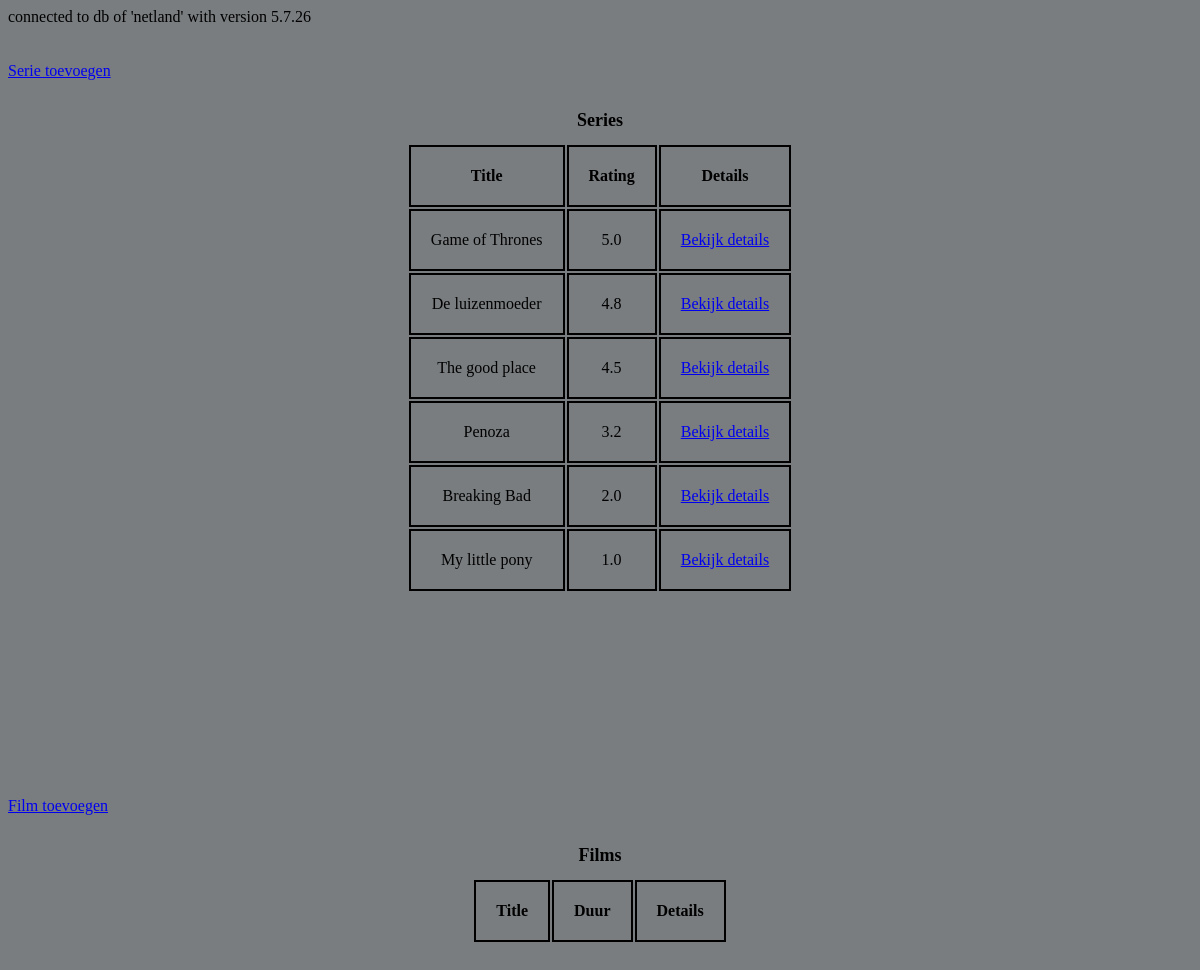
Screenshot of /old_index.php with the database file from the repository.
### tables this page shows
CREATE TABLE `series` (
	id MEDIUMINT NOT NULL AUTO_INCREMENT PRIMARY KEY,
    title VARCHAR(100) NOT NULL,
    rating DECIMAL(2,1) NULL,
    summary TEXT NOT NULL,
    has_won_awards INT NOT NULL,
    seasons INT NOT NULL,
    country ENUM('NL', 'UK') NOT NULL,
    spoken_in_language ENUM('NL', 'EN') NOT NULL
);

### old_index.php (the view, shortened to what this page needs)
<?php
$dsn = 'mysql:host=localhost:3307;dbname=netland';
$gebruiker = 'bit_academy';
$psw = 'bit_academy';
try {
    $conect = new PDO($dsn, $gebruiker, $psw);
} catch (PDOException $e) {
    echo 'failed' . $e->getmessage();
}
echo "<a href='add_serie.php?id='>Serie toevoegen</a>";
$stmt = $conect->prepare("SELECT * FROM series where rating ORDER BY rating DESC");
$stmt->execute();
$htmlSeriesRows = "";
while ($dataRow = $stmt->fetch()) {
    $htmlSeriesRows .= '
    <tr>
        <td>' . $dataRow['title'] . '</td>
        <td>' . $dataRow['rating'] . '</td>
        <td><a href="detail_serie.php?id=">Bekijk details</a></td>
    </tr>
';
}
?>
<!DOCTYPE html>
<html lang="en">
<head>
</head>
<body>
    <h1>Series</h1>
    <table>
        <tr>
            <th>Title</th>
            <th>Rating</th>
            <th>Details</th>
        </tr>
        <?php echo $htmlSeriesRows; ?>
    </table>
    <?php
    echo "<br>";
    echo "<br>";
    echo "<br>";
    echo "<a href='add_film.php?id='>Film toevoegen</a>";
    echo "<br>";
    echo "<br>";
    ?>
    <h1>Films</h1>
    <table>
        <tr>
            <th>Title</th>
            <th>Duur</th>
            <th>Details</th>
        </tr>
    </table>
</body>
</html>

### old_index.php (style rules this page uses)
body { background-color: #797D7F; color: black; }
td { color: black; border: 2px solid black; padding: 20px; text-align: center; font-family: Verdana; }
th { color: black; border: 2px solid black; padding: 20px; font-family: Verdana; }
h1 { text-align: center; font-family: Verdana; font-size: large; color: black; }
table { display: flex; justify-content: center; margin-bottom: 150px; color: black; }

### rows the page displays
series: title "Game of Thrones", rating "5.0"
series: title "De luizenmoeder", rating "4.8"
series: title "The good place", rating "4.5"
series: title "Penoza", rating "3.2"
series: title "Breaking Bad", rating "2.0"
series: title "My little pony", rating "1.0"
